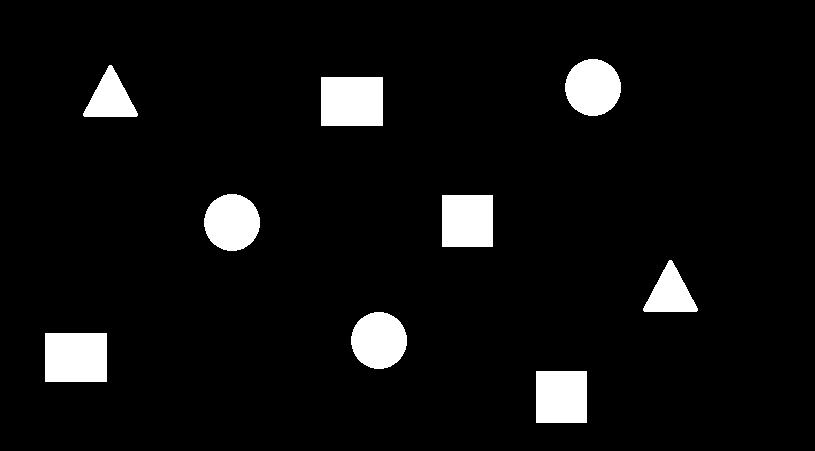
#> input picture 4 - Pruebas de correlación/FigurasGeom.tif, 815 x 451 px
$ python fig_geom.py
#> lines starting #> are read from the running program, lines starting #| are printed output that depends on the picture; after the words box and inside, x2 and y2 are one past the last pixel; in counts of white or black regions, pixels touching at a corner belong together; long printed decimals are rounded
from cv2 import cv2
import numpy as np
from scipy import signal
from scipy.ndimage import correlate
import matplotlib.pyplot as plt


img = cv2.imread("FigurasGeom.tif",cv2.IMREAD_GRAYSCALE) # 815 x 451
#> img: shape (451, 815); 6% white; 9 white regions, largest, box (x1, y1, x2, y2) and area: (321, 77, 383, 126) 3038, (45, 333, 107, 382) 3038, (442, 195, 493, 247) 2652

roi = cv2.imread("roi_fig.tif",cv2.IMREAD_GRAYSCALE) #61 x 64
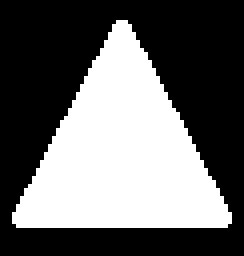
#> input picture 4 - Pruebas de correlación/roi_fig.tif, 61 x 64 px (shown 4 times larger)
#> roi: shape (64, 61); 40.6% white; 1 white region, box (x1, y1, x2, y2) and area: (3, 5, 58, 57) 1585
cv2.imwrite("roi1.png",roi)

a = np.fft.fftn(img)
# a = np.abs (a)
#a_fase = np.arctan (a.imag/(a.real+0.000001))
# a_fase =((a_fase-np.min(a_fase))/(np.max(a_fase)-np.min(a_fase)))*255
a_mod = np.abs(a)
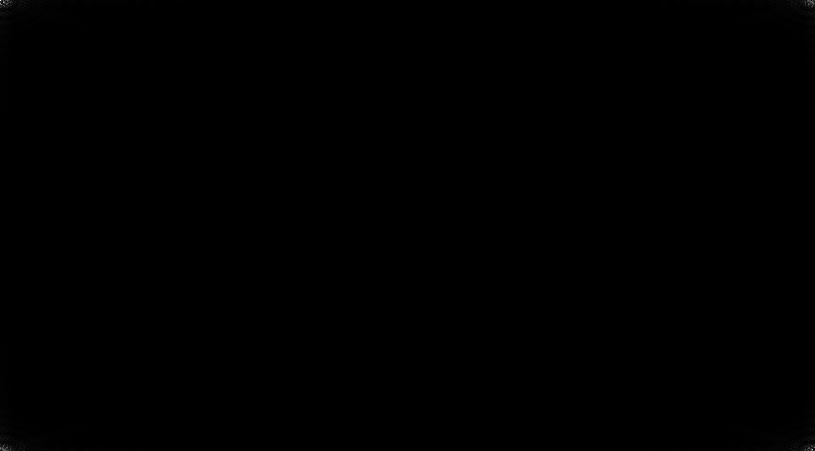
#> a_mod: shape (451, 815) float64; min 4.94, max 5622750, mean 6961.2; drawn with min black and max white
a_mod = ((a_mod-np.min(a_mod))/(np.max(a_mod)-np.min(a_mod)))*255
# a_mod = np.fft.fftshift (a_mod)
a_mod = np.fft.fftn (a_mod)

print (roi.shape)
#| (64, 61)

a_fase = np.angle(a)
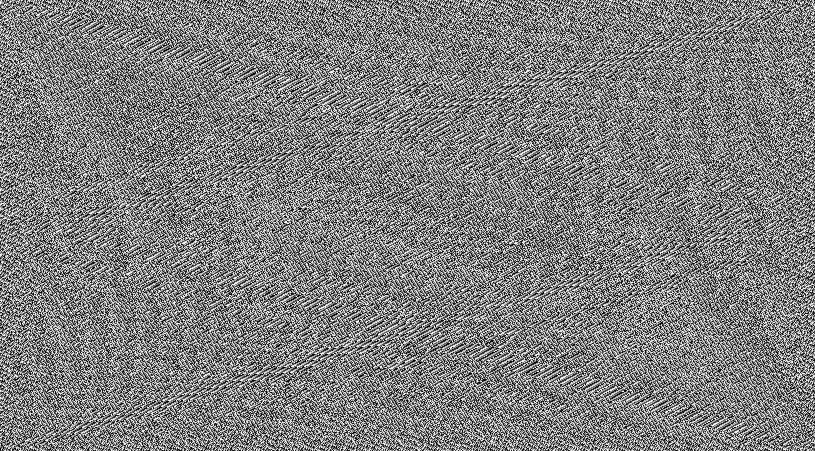
#> a_fase: shape (451, 815) float64; min -3.14, max 3.14, mean 3.26e-17; drawn with min black and max white
a_fase =((a_fase-np.min(a_fase))/(np.max(a_fase)-np.min(a_fase)))*255
# cv2.imshow('mod',a_fase)
cv2.waitKey(0)

b1 = np.zeros((451,815),np.uint8)
b1 [:64,:61] = roi
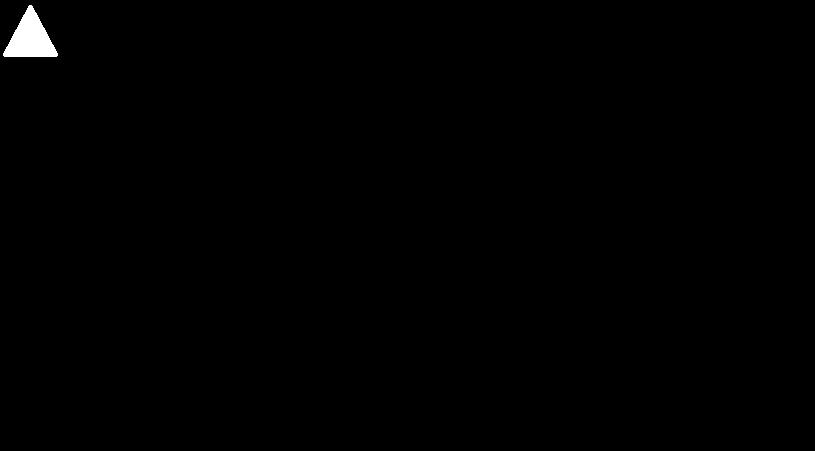
#> b1: shape (451, 815); 0.43% white; 1 white region, box (x1, y1, x2, y2) and area: (3, 5, 58, 57) 1585
b = np.fft.fftn(b1)
b = np.abs (b)

print (b.shape)
#| (451, 815)

cor = a*b.conj()
cor = np.fft.ifftn(cor)
corr = signal.correlate(img,roi,mode='same',method ='fft') #scipy
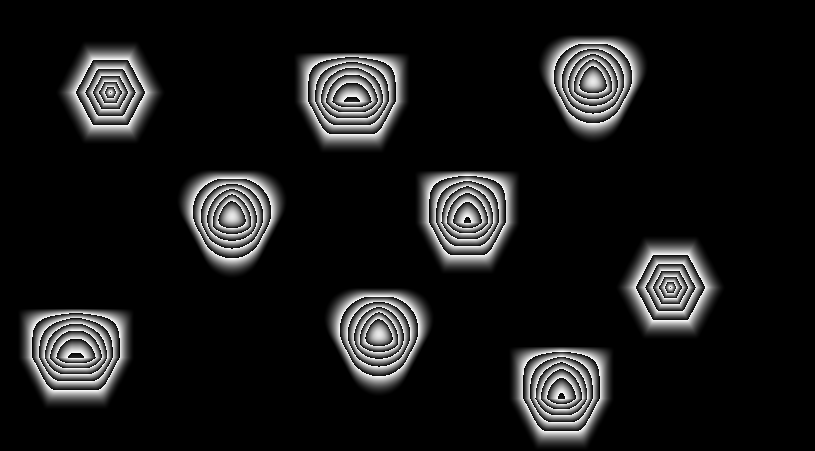
#> corr: shape (451, 815); min 0, max 255, mean 24
# print (np.where (corr == np.amax(corr)))

print (corr.shape)
#| (451, 815)

cv2.imwrite("cor.png",corr.real)

cor2 = cor
cor2 = np.abs (cor2)
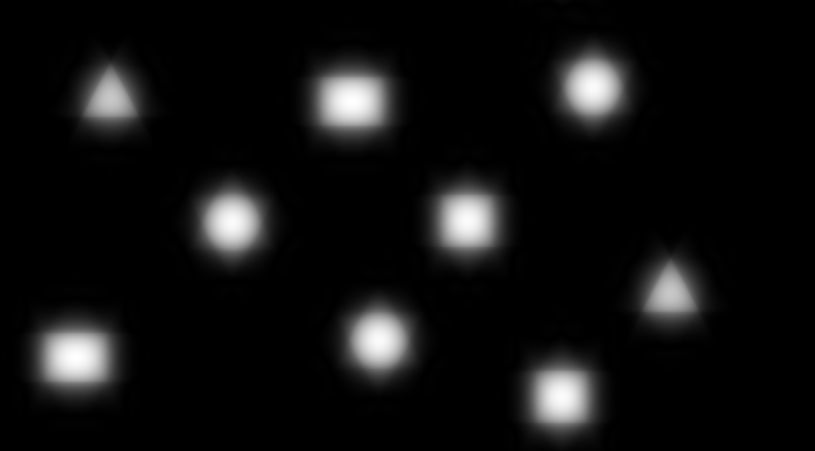
#> cor2: shape (451, 815) float64; min 0.0155, max 93552962.5, mean 6309163.9; drawn with min black and max white
# cor2 = np.rot90 (cor2)
# cor2 = np.rot90 (cor2)
print (cor2.shape) # 2D
#| (451, 815)
print (np.amax(cor2))
#| 93552962.483
print (np.where (cor2 == np.amax(cor2)))
#| (array([101]), array([351]))

plt.subplot(2,2,1)
plt.imshow(roi)

plt.subplot(2,2,2)
plt.imshow(img)
plt.plot(351, 101, '*')

plt.subplot(2,2,3)
plt.imshow (b1)

plt.subplot(2,2,4)
plt.imshow (cor2)
plt.plot(351, 101, '*')

plt.show()
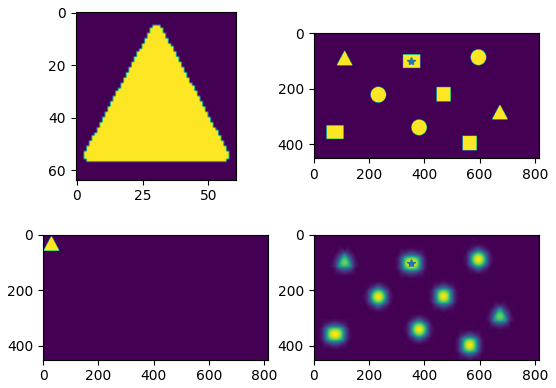
#> figure drawn by matplotlib, 4 panels
